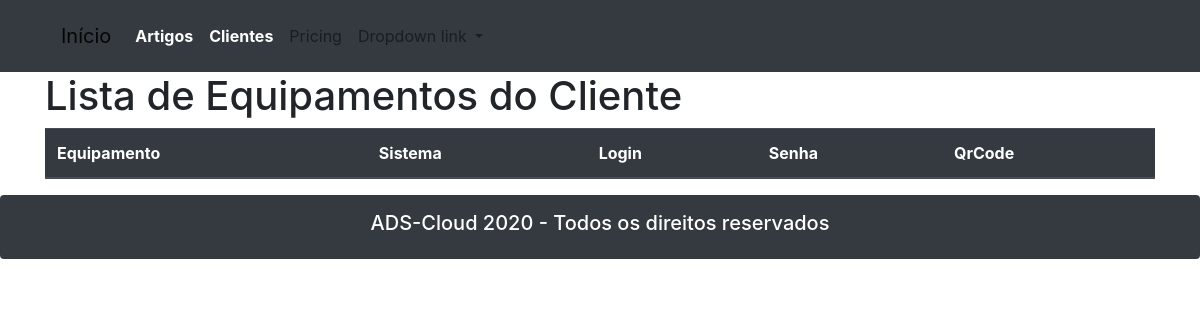
/clienteEquipamentos/?id=1, run on an earlier commit of the app's database.
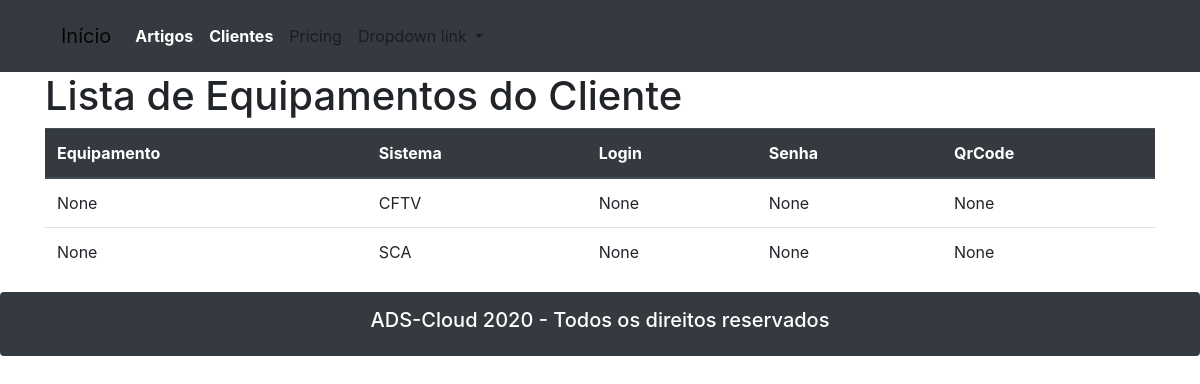
And on a later commit of the database.
### evertical/models.py (models this page shows, shortened)
class tbEquipamento(models.Model):
    equipamento = models.CharField(max_length=50, blank=True, null=True)
    equipamentoLogin = models.CharField(max_length=50, blank=True, null=True)
    equipamentoPassword = models.CharField(max_length=50, blank=True, null=True)
    equipamentoQrCode = models.CharField(max_length=50, blank=True, null=True)
    equipamentoObservacao = RichTextField(blank=True, null=True)
    equipamentoCliente = models.ForeignKey(tbCliente, on_delete=models.CASCADE)
    equipamentoSistema = models.ForeignKey(tbSistemas, on_delete=models.CASCADE)
    class Meta:
        db_table = 'tbEquipamento'
        verbose_name_plural = 'Equipamentos'

class tbSistemas(models.Model):
    sistemasTipo = models.CharField(max_length=20, blank=True, null=True)
    class Meta:
        db_table = 'tbSistemas'
        verbose_name_plural = 'Sistemas'
    def __str__(self):
        return self.sistemasTipo

### evertical/views.py (the view)
# urls.py: path('clienteEquipamentos/', clienteEquipamentos),
def clienteEquipamentos(request):
        equipamento = request.GET.get('id')
        dados = {}
        if equipamento:
            dados['equipamento'] = tbEquipamento.objects.filter(equipamentoCliente=equipamento)
        return render(request, 'clienteEquipamentos.html', dados)

### templates/clienteEquipamentos.html
{% extends "base.html" %}
{% load static %}
{% block content %}
<div class="container">
	<section>
<h1>Lista de Equipamentos do Cliente</h1>
		<table class="table">
			<thead class="thead-dark">
				<tr>
					<th>Equipamento</th>
					<th>Sistema</th>
					<th>Login</th>
					<th>Senha</th>
					<th>QrCode</th>
				</tr>
			</thead>
			<tbody>
			{% for equipamento in equipamento %}
				<tr>
					<td>{{ equipamento.equipamento }}</td>
					<td>{{ equipamento.equipamentoSistema }}</td>
					<td>{{ equipamento.equipamentoLogin }}</td>
					<td>{{ equipamento.equipamentoPassword }}</td>
					<td>{{ equipamento.equipamentoQrCode }}</td>
				</tr>
			{% endfor %}
			</tbody>
		</table>
	</section>
</div>
{% endblock %}

### templates/base.html (shortened to what this page needs)
<!DOCTYPE html>
{% load static %}
<html lang="pt-br">
<head>
    <link rel="stylesheet" href="https://stackpath.bootstrapcdn.com/bootstrap/4.5.2/css/bootstrap.min.css">
    {% include "model-header.html" %}
</head>
<body>
{% block content %}
{% endblock %}
{% include "model-footer.html" %}
</body>
</html>

### templates/model-header.html (shortened to what this page needs)
<div>
  <nav class="navbar navbar-expand-lg navbar-light bg-dark">
      <div class="container">
    <nav class="navbar navbar-expand-lg navbar-light bg-dark">
  <a class="navbar-brand" href="/">Início</a>
  <div class="collapse navbar-collapse" id="navbarNavDropdown">
    <ul class="navbar-nav">
      <li class="nav-item active">
        <a class="nav-link text-white" href="/artigos/"><strong>Artigos</strong> <span class="sr-only">(current)</span></a>
      </li>
      <li class="nav-item">
        <a class="nav-link text-white" href="/clientes/"><strong>Clientes</strong></a>
      </li>
      <li class="nav-item">
        <a class="nav-link" href="#">Pricing</a>
      </li>
      <li class="nav-item dropdown">
        <a class="nav-link dropdown-toggle" href="#" id="navbarDropdownMenuLink" role="button" data-toggle="dropdown" aria-haspopup="true" aria-expanded="false">
          Dropdown link
        </a>
      </li>
    </ul>
  </div>
</nav>
</div>
  </nav>
</div>

### templates/model-footer.html (shortened to what this page needs)
<div class="containers ">
    <section>
		<div class="card border-0 p-3 mb-2 bg-dark text-white" align="center">
		    <h5>ADS-Cloud 2020 - Todos os direitos reservados</h5>
		</div>
</div>

What changed in the data, as far as the page shows it:
added tbEquipamento: equipamento "None", equipamentoSistema "CFTV", equipamentoLogin "None", equipamentoPassword "None", equipamentoQrCode "None"
added tbEquipamento: equipamento "None", equipamentoSistema "SCA", equipamentoLogin "None", equipamentoPassword "None", equipamentoQrCode "None"
